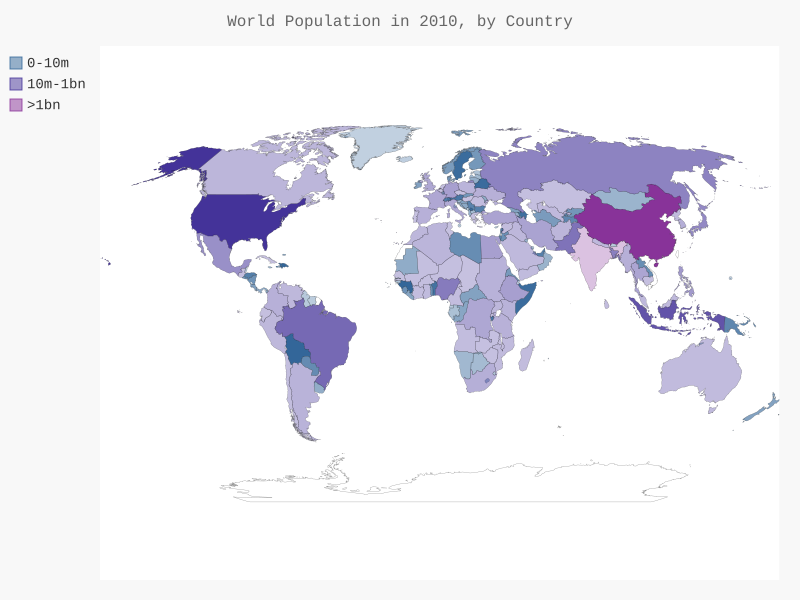

This chart was generated by the following Python code:
import os
import json
import pygal.maps
from pygal.style import RotateStyle as RS, LightColorizedStyle as LCS

from country_codes import get_country_code

basedir = os.path.dirname(__file__)
filename = os.path.join(basedir, 'population_data.json')


# Load the data into a list.
with open(filename) as f:
    pop_data = json.load(f)

cc_populations = {}
for pop_dict in pop_data:
    
    if pop_dict['Year'] == '2010':
        country_name = pop_dict['Country Name']
        population = int(float(pop_dict['Value']))

        code = get_country_code(country_name)
        if code:
            cc_populations[code] = population
        else:    
            print('ERROR - ' + country_name)


# Group the countries into 3 population levels.
cc_pops_1, cc_pops_2, cc_pops_3 = {}, {}, {}
for cc, pop in cc_populations.items():
    if pop < 10000000:
        cc_pops_1[cc] = pop
    elif pop < 1000000000:
        cc_pops_2[cc] = pop
    else:
        cc_pops_3[cc] = pop

wm_style = RS('#336699', base_style=LCS)
wm = pygal.maps.world.World(style=wm_style)
wm.title = 'World Population in 2010, by Country'
wm.add('0-10m', cc_pops_1)
wm.add('10m-1bn', cc_pops_2)
wm.add('>1bn', cc_pops_3)

wm.render_to_file(os.path.join(basedir, 'world_population.svg'))
